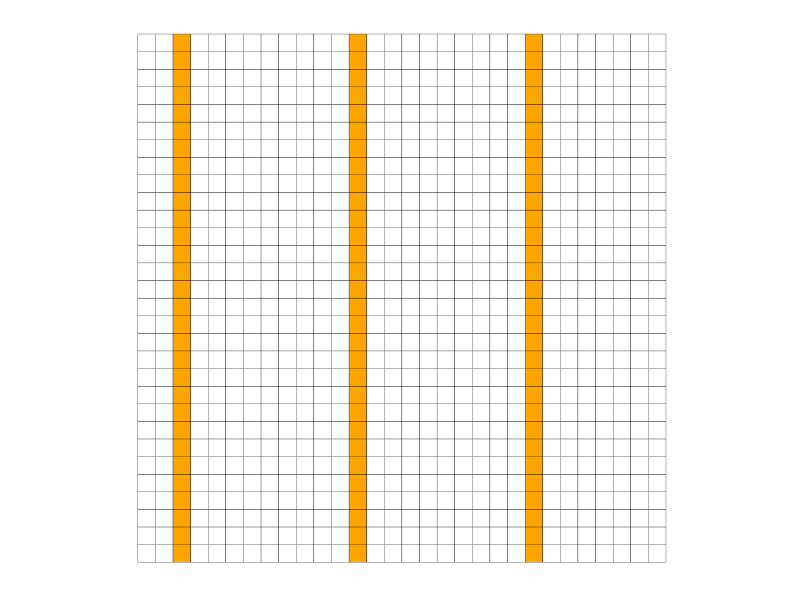
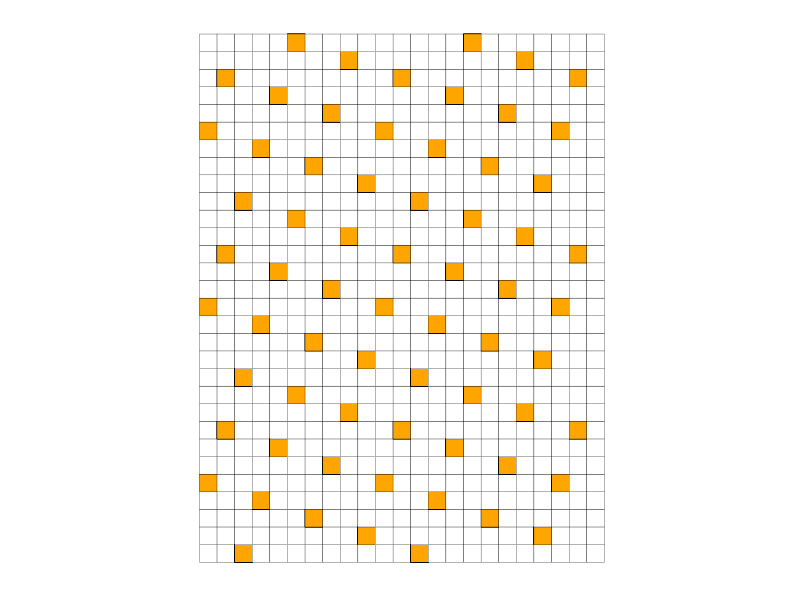
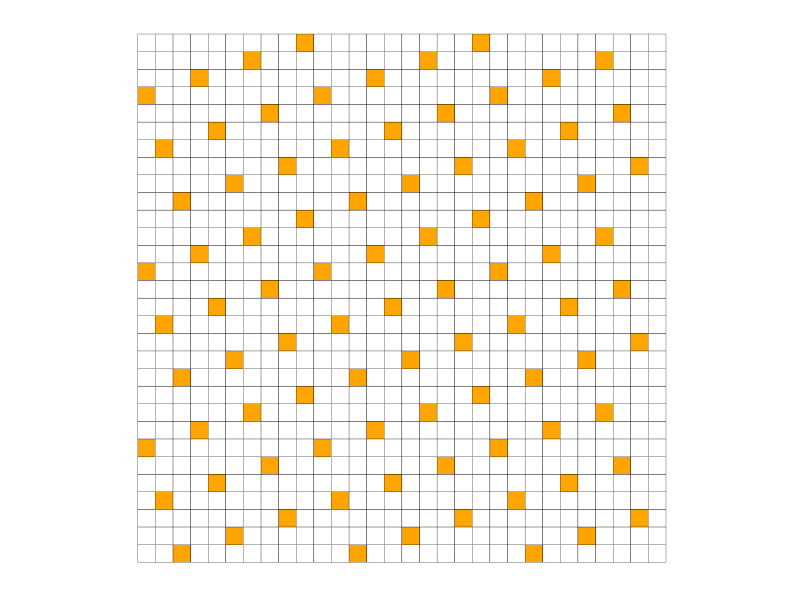
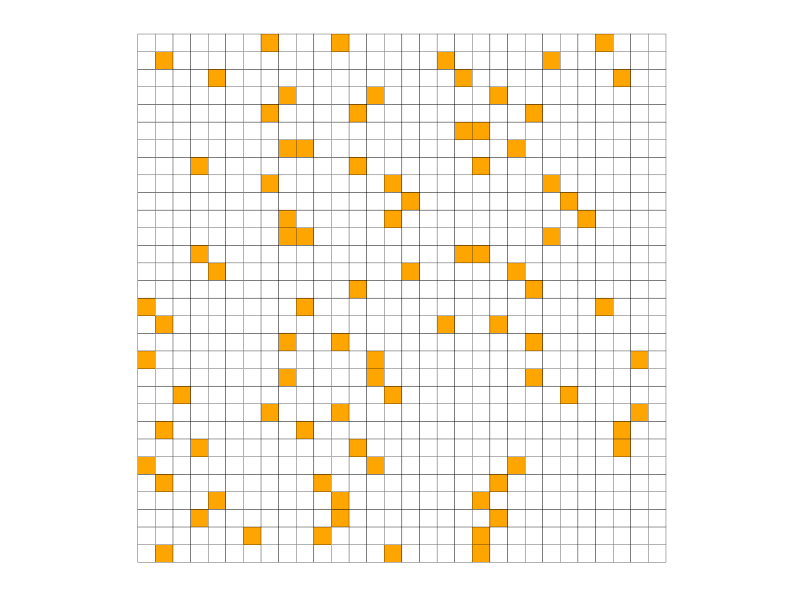
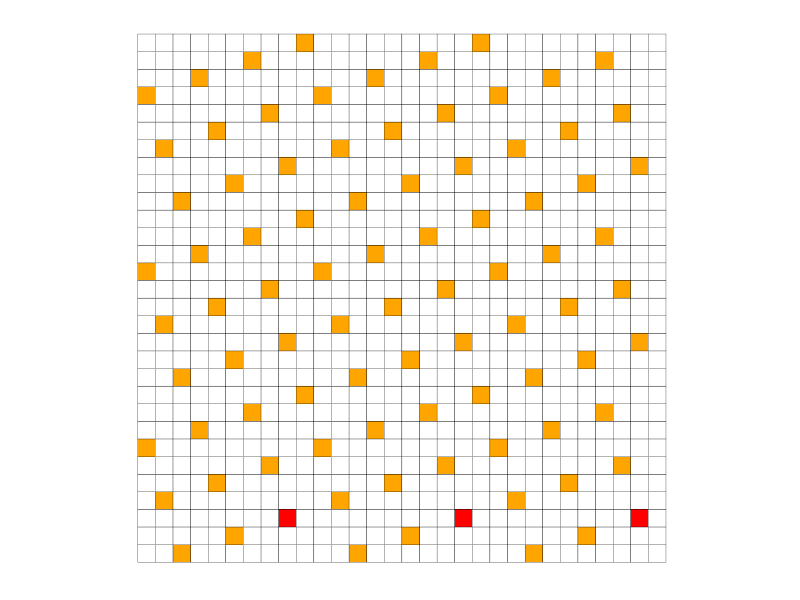
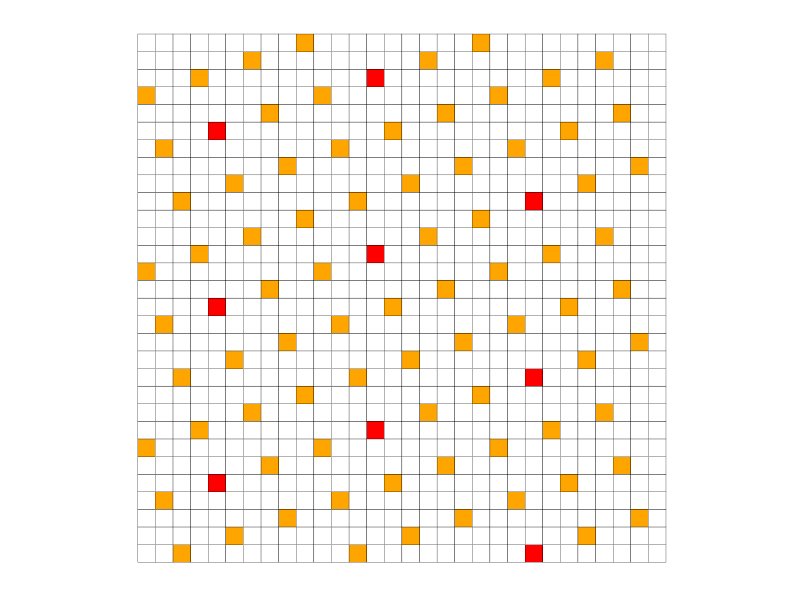

These figures' R source, in order:
##### To plot grids (for the report) ----------

install.packages("ggplot2")
library(ggplot2)

### Version 1 -----------

# Create a data frame with the coordinates and colors
grid_data <- expand.grid(x = 1:30, y = 1:30)  # 30x30 grid
grid_data$color <- "white"  # Default color for all squares

# Specify the squares to be colored
colored_squares <- data.frame(
  x = c(rep(3, 30), rep(13, 30), rep(23, 30)),
  y = rep(1:30, 3),
  color = c(rep("orange", 90))
)

# Merge the colored squares into the grid data
grid_data <- merge(grid_data, colored_squares, by = c("x", "y"), all.x = TRUE)
grid_data$color.y[is.na(grid_data$color.y)] <- "white" # Set NA colors to white
# c(rep("white", 100))

ggplot(grid_data, aes(x = x, y = y, fill = color.y)) +
  geom_tile(colour = "black") +  # Draw the squares with black borders # 
  scale_fill_identity() +  # Use the colors specified in the data
  theme_minimal() +  # Minimal theme for better visualization
  theme(
    axis.title = element_blank(),  # Remove axis titles
    axis.text = element_blank(),   # Remove axis text
    axis.ticks = element_blank(),  # Remove axis ticks
    panel.grid = element_blank()   # Remove grid lines
  ) +
  coord_fixed()  # Ensure squares are not stretched

### 2nd version of Version 1 -----------

# Create a data frame with the coordinates and colors
grid_data <- expand.grid(x = 1:23, y = 1:30)  # 30x23 grid
grid_data$color <- "white"  # Default color for all squares

# Function to sample at random following the grid
sampling_grid <- function(i){
  cells_x <- c()
  cells_y <- c()
  raw <- c()
  elt <- i
  while (elt < (30*23)) {
    raw <- append(raw, elt)
    elt <- elt+10
  }
  for (j in raw) {
    cells_x <- append(cells_x, j%%23)
    cells_y <- append(cells_y, (j-(j%%23))/23)
  }
  return(data.frame(x = cells_x, y = cells_y))
}

test <- sampling_grid(3)

colored_squares <- data.frame(
  x = test$x,
  y = test$y +1,
  color = c(rep("orange", 30*23))
)

# Merge the colored squares into the grid data
grid_data <- merge(grid_data, colored_squares, by = c("x", "y"), all.x = TRUE)
grid_data$color.y[is.na(grid_data$color.y)] <- "white" # Set NA colors to white
# c(rep("white", 100))

ggplot(grid_data, aes(x = x, y = y, fill = color.y)) +
  geom_tile(colour = "black") +  # Draw the squares with black borders # 
  scale_fill_identity() +  # Use the colors specified in the data
  theme_minimal() +  # Minimal theme for better visualization
  theme(
    axis.title = element_blank(),  # Remove axis titles
    axis.text = element_blank(),   # Remove axis text
    axis.ticks = element_blank(),  # Remove axis ticks
    panel.grid = element_blank()   # Remove grid lines
  ) +
  coord_fixed()  # Ensure squares are not stretched


### Version 2 -----------

# Create a data frame with the coordinates and colors
grid_data <- expand.grid(x = 1:30, y = 1:30)  # 30x30 grid
grid_data$color <- "white"  # Default color for all squares

# Function to sample at random following the grid
sampling_grid <- function(i){
  cells_x <- c()
  cells_y <- c()
  
  for (l in 0:29) {
    if (l==0){
      x_init <- i
    }else if ((3*l+i) < 10){
      x_init <- (3*l+i)
    }else{
      x_init <- (((3*l+i))%%(10))
    }
    k <- 0
    while (x_init + 10*k < 30) {
      a <- x_init + 10*k
      b <- l
      cells_x <- append(cells_x, a)
      print(a)
      cells_y <- append(cells_y, b)
      print(b)
      k <- k+1
    }
  }
  return(data.frame(x = cells_x, y = cells_y))
}

test <- sampling_grid(3)

# Specify the squares to be colored
colored_squares <- data.frame(
  x = test$x,
  y = test$y +1,
  color = c(rep("orange", 90))
)

# Merge the colored squares into the grid data
grid_data <- merge(grid_data, colored_squares, by = c("x", "y"), all.x = TRUE)
grid_data$color.y[is.na(grid_data$color.y)] <- "white" # Set NA colors to white

ggplot(grid_data, aes(x = x, y = y, fill = color.y)) +
  geom_tile(colour = "black") +  # Draw the squares with black borders # 
  scale_fill_identity() +  # Use the colors specified in the data
  theme_minimal() +  # Minimal theme for better visualization
  theme(
    axis.title = element_blank(),  # Remove axis titles
    axis.text = element_blank(),   # Remove axis text
    axis.ticks = element_blank(),  # Remove axis ticks
    panel.grid = element_blank()   # Remove grid lines
  ) +
  coord_fixed()  # Ensure squares are not stretched

### Version 3 -----------

# Create a data frame with the coordinates and colors
grid_data <- expand.grid(x = 1:30, y = 1:30)  # 30x30 grid
grid_data$color <- "white"  # Default color for all squares

# Function to sample at random following the grid
sampling_grid <- function(c_dim){
  random_points <- data.frame(x = numeric(), y = numeric())
  
  for (l in 0:((30)-1)) { # For all lines
    for (bunch in 1:(30/10)) { # 10 is the size of each bunch
      x_sampled <- sample(0:9, 1) + (bunch-1)*10
      a <- x_sampled
      b <- l
      random_points <- rbind(random_points, list(a,b))
    }
  }
  colnames(random_points) <- list("x", "y")
  return(random_points)
}

test <- sampling_grid(3)

# Specify the squares to be colored
colored_squares <- data.frame(
  x = test$x,
  y = test$y + 1,
  color = c(rep("orange", 90))
)

# Merge the colored squares into the grid data
grid_data <- merge(grid_data, colored_squares, by = c("x", "y"), all.x = TRUE)
grid_data$color.y[is.na(grid_data$color.y)] <- "white" # Set NA colors to white
# c(rep("white", 100))

ggplot(grid_data, aes(x = x, y = y, fill = color.y)) +
  geom_tile(colour = "black") +  # Draw the squares with black borders # 
  scale_fill_identity() +  # Use the colors specified in the data
  theme_minimal() +  # Minimal theme for better visualization
  theme(
    axis.title = element_blank(),  # Remove axis titles
    axis.text = element_blank(),   # Remove axis text
    axis.ticks = element_blank(),  # Remove axis ticks
    panel.grid = element_blank()   # Remove grid lines
  ) +
  coord_fixed()  # Ensure squares are not stretched



### Strata 1 -----------

# Create a data frame with the coordinates and colors
grid_data <- expand.grid(x = 1:30, y = 1:30)  # 30x30 grid
grid_data$color <- "white"  # Default color for all squares

# Function to sample at random following the grid
sampling_grid <- function(i){
  cells_x <- c()
  cells_y <- c()
  
  for (l in 0:29) {
    if (l==0){
      x_init <- i
    }else if ((3*l+i) < 10){
      x_init <- (3*l+i)
    }else{
      x_init <- (((3*l+i))%%(10))
    }
    k <- 0
    while (x_init + 10*k < 30) {
      a <- x_init + 10*k
      b <- l
      cells_x <- append(cells_x, a)
      # print(a)
      cells_y <- append(cells_y, b)
      # print(b)
      k <- k+1
    }
  }
  return(data.frame(x = cells_x, y = cells_y))
}

test <- sampling_grid(3)

# Specify the squares to be colored
colored_squares <- data.frame(
  x = test$x,
  y = test$y +1,
  color = c(rep("orange", 90))
)

colored_stratum <- data.frame(
  x = test[test$y == 2,]$x,
  y = test[test$y == 2,]$y +1,
  color = c(rep("red", nrow(test[test$y == 2,])))
)

# Merge the colored squares into the grid data
grid_data <- merge(grid_data, colored_squares, by = c("x", "y"), all.x = TRUE)
grid_data <- merge(grid_data, colored_stratum, by = c("x", "y"), all.x = TRUE)
grid_data$color[(is.na(grid_data$color)) & (grid_data$color.y == "orange")] <- "orange" 
grid_data$color[is.na(grid_data$color)] <- "white" # Set NA colors to white

ggplot(grid_data, aes(x = x, y = y, fill = color)) +
  geom_tile(colour = "black") +  # Draw the squares with black borders # 
  scale_fill_identity() +  # Use the colors specified in the data
  theme_minimal() +  # Minimal theme for better visualization
  theme(
    axis.title = element_blank(),  # Remove axis titles
    axis.text = element_blank(),   # Remove axis text
    axis.ticks = element_blank(),  # Remove axis ticks
    panel.grid = element_blank()   # Remove grid lines
  ) +
  coord_fixed()  # Ensure squares are not stretched


### Strata 2 -----------

# Create a data frame with the coordinates and colors
grid_data <- expand.grid(x = 1:30, y = 1:30)  # 30x30 grid
grid_data$color <- "white"  # Default color for all squares

# Function to sample at random following the grid
sampling_grid <- function(i){
  cells_x <- c()
  cells_y <- c()
  cells_h <- c()
  
  for (l in 0:29) {
    if (l==0){
      x_init <- i
    }else if ((3*l+i) < 10){
      x_init <- (3*l+i)
    }else{
      x_init <- (((3*l+i))%%(10))
    }
    k <- 0
    while (x_init + 10*k < 30) {
      a <- x_init + 10*k
      b <- l
      h <- (length(cells_x)+1)%%10
      cells_x <- append(cells_x, a)
      # print(a)
      cells_y <- append(cells_y, b)
      # print(b)
      cells_h <- append(cells_h, h)
      k <- k+1
    }
  }
  return(data.frame(x = cells_x, y = cells_y, h = cells_h))
}

test <- sampling_grid(3)

# Specify the squares to be colored
colored_squares <- data.frame(
  x = test$x,
  y = test$y +1,
  color = c(rep("orange", 90))
)

colored_stratum <- data.frame(
  x = test[test$h == 3,]$x,
  y = test[test$h == 3,]$y +1,
  color = c(rep("red", nrow(test[test$h == 3,])))
)

# Merge the colored squares into the grid data
grid_data <- merge(grid_data, colored_squares, by = c("x", "y"), all.x = TRUE)
grid_data <- merge(grid_data, colored_stratum, by = c("x", "y"), all.x = TRUE)
grid_data$color[(is.na(grid_data$color)) & (grid_data$color.y == "orange")] <- "orange" 
grid_data$color[is.na(grid_data$color)] <- "white" # Set NA colors to white

ggplot(grid_data, aes(x = x, y = y, fill = color)) +
  geom_tile(colour = "black") +  # Draw the squares with black borders # 
  scale_fill_identity() +  # Use the colors specified in the data
  theme_minimal() +  # Minimal theme for better visualization
  theme(
    axis.title = element_blank(),  # Remove axis titles
    axis.text = element_blank(),   # Remove axis text
    axis.ticks = element_blank(),  # Remove axis ticks
    panel.grid = element_blank()   # Remove grid lines
  ) +
  coord_fixed()  # Ensure squares are not stretched
